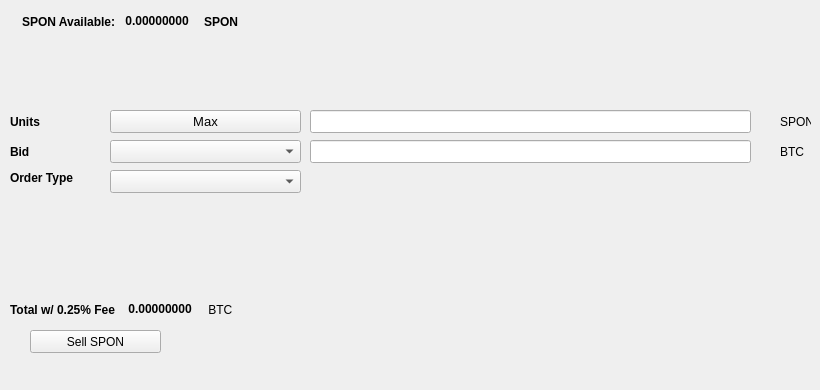
   <widget class="QWidget" name="SellTab">
    <attribute name="title">
     <string>Sell</string>
    </attribute>
    <widget class="QLabel" name="label_16">
     <property name="geometry">
      <rect>
       <x>780</x>
       <y>140</y>
       <width>31</width>
       <height>23</height>
      </rect>
     </property>
     <property name="text">
      <string>BTC</string>
     </property>
    </widget>
    <widget class="QComboBox" name="SellBidcomboBox">
     <property name="geometry">
      <rect>
       <x>110</x>
       <y>140</y>
       <width>191</width>
       <height>23</height>
      </rect>
     </property>
     <property name="font">
      <font>
       <pointsize>10</pointsize>
      </font>
     </property>
    </widget>
    <widget class="QLabel" name="label_18">
     <property name="geometry">
      <rect>
       <x>10</x>
       <y>110</y>
       <width>46</width>
       <height>23</height>
      </rect>
     </property>
     <property name="font">
      <font>
       <weight>75</weight>
       <bold>true</bold>
      </font>
     </property>
     <property name="text">
      <string>Units</string>
     </property>
    </widget>
    <widget class="QPushButton" name="Sell_Max_Amount">
     <property name="geometry">
      <rect>
       <x>110</x>
       <y>110</y>
       <width>191</width>
       <height>23</height>
      </rect>
     </property>
     <property name="font">
      <font>
       <pointsize>10</pointsize>
      </font>
     </property>
     <property name="text">
      <string>Max</string>
     </property>
    </widget>
    <widget class="QLabel" name="label_20">
     <property name="geometry">
      <rect>
       <x>10</x>
       <y>170</y>
       <width>91</width>
       <height>16</height>
      </rect>
     </property>
     <property name="font">
      <font>
       <weight>75</weight>
       <bold>true</bold>
      </font>
     </property>
     <property name="text">
      <string>Order Type</string>
     </property>
    </widget>
    <widget class="QComboBox" name="SellOrdertypeCombo">
     <property name="geometry">
      <rect>
       <x>110</x>
       <y>170</y>
       <width>191</width>
       <height>23</height>
      </rect>
     </property>
     <property name="font">
      <font>
       <pointsize>10</pointsize>
      </font>
     </property>
    </widget>
    <widget class="QLabel" name="label_21">
     <property name="geometry">
      <rect>
       <x>10</x>
       <y>140</y>
       <width>46</width>
       <height>23</height>
      </rect>
     </property>
     <property name="font">
      <font>
       <weight>75</weight>
       <bold>true</bold>
      </font>
     </property>
     <property name="text">
      <string>Bid</string>
     </property>
    </widget>
    <widget class="QLabel" name="label_22">
     <property name="geometry">
      <rect>
       <x>780</x>
       <y>110</y>
       <width>31</width>
       <height>23</height>
      </rect>
     </property>
     <property name="text">
      <string>SPON</string>
     </property>
    </widget>
    <widget class="QLineEdit" name="UnitsInputSPON">
     <property name="geometry">
      <rect>
       <x>310</x>
       <y>110</y>
       <width>441</width>
       <height>23</height>
      </rect>
     </property>
     <property name="font">
      <font>
       <pointsize>9</pointsize>
       <weight>75</weight>
       <bold>true</bold>
      </font>
     </property>
    </widget>
    <widget class="QLineEdit" name="SellBidPriceEdit">
     <property name="geometry">
      <rect>
       <x>310</x>
       <y>140</y>
       <width>441</width>
       <height>23</height>
      </rect>
     </property>
     <property name="font">
      <font>
       <pointsize>9</pointsize>
       <weight>75</weight>
       <bold>true</bold>
      </font>
     </property>
    </widget>
    <widget class="QPushButton" name="SellSPONBTN">
     <property name="geometry">
      <rect>
       <x>30</x>
       <y>330</y>
       <width>131</width>
       <height>23</height>
      </rect>
     </property>
     <property name="text">
      <string>Sell SPON</string>
     </property>
     <property name="icon">
      <iconset resource="../spon">
       <normaloff>:/icons/bitcoin</normaloff>:/icons/bitcoin</iconset>
     </property>
    </widget>
    <widget class="QWidget" name="layoutWidget3">
     <property name="geometry">
      <rect>
       <x>22</x>
       <y>12</y>
       <width>258</width>
       <height>19</height>
      </rect>
     </property>
     <layout class="QHBoxLayout" name="horizontalLayout">
      <item>
       <widget class="QLabel" name="label232_2">
        <property name="font">
         <font>
          <weight>75</weight>
          <bold>true</bold>
         </font>
        </property>
        <property name="text">
         <string>SPON Available:</string>
        </property>
       </widget>
      </item>
      <item>
       <widget class="QLabel" name="SPONAvailableLabel">
        <property name="palette">
         <palette>
          <active>
           <colorrole role="WindowText">
            <brush brushstyle="SolidPattern">
             <color alpha="255">
              <red>0</red>
              <green>0</green>
              <blue>0</blue>
             </color>
            </brush>
           </colorrole>
           <colorrole role="Button">
            <brush brushstyle="SolidPattern">
             <color alpha="255">
              <red>0</red>
              <green>170</green>
              <blue>0</blue>
             </color>
            </brush>
           </colorrole>
           <colorrole role="Light">
            <brush brushstyle="SolidPattern">
             <color alpha="255">
              <red>0</red>
              <green>255</green>
              <blue>0</blue>
             </color>
            </brush>
           </colorrole>
           <colorrole role="Midlight">
            <brush brushstyle="SolidPattern">
             <color alpha="255">
              <red>0</red>
              <green>212</green>
              <blue>0</blue>
             </color>
            </brush>
           </colorrole>
           <colorrole role="Dark">
            <brush brushstyle="SolidPattern">
             <color alpha="255">
              <red>0</red>
              <green>85</green>
              <blue>0</blue>
             </color>
            </brush>
           </colorrole>
           <colorrole role="Mid">
            <brush brushstyle="SolidPattern">
             <color alpha="255">
              <red>0</red>
              <green>113</green>
              <blue>0</blue>
             </color>
            </brush>
           </colorrole>
           <colorrole role="Text">
            <brush brushstyle="SolidPattern">
             <color alpha="255">
              <red>0</red>
              <green>170</green>
              <blue>0</blue>
             </color>
            </brush>
           </colorrole>
           <colorrole role="BrightText">
            <brush brushstyle="SolidPattern">
             <color alpha="255">
              <red>255</red>
              <green>255</green>
              <blue>255</blue>
             </color>
            </brush>
           </colorrole>
           <colorrole role="ButtonText">
            <brush brushstyle="SolidPattern">
             <color alpha="255">
              <red>0</red>
              <green>0</green>
              <blue>0</blue>
             </color>
            </brush>
           </colorrole>
           <colorrole role="Base">
            <brush brushstyle="SolidPattern">
             <color alpha="255">
              <red>255</red>
              <green>255</green>
              <blue>255</blue>
             </color>
            </brush>
           </colorrole>
           <colorrole role="Window">
            <brush brushstyle="SolidPattern">
             <color alpha="255">
              <red>0</red>
              <green>170</green>
              <blue>0</blue>
             </color>
            </brush>
           </colorrole>
           <colorrole role="Shadow">
            <brush brushstyle="SolidPattern">
             <color alpha="255">
              <red>0</red>
              <green>0</green>
              <blue>0</blue>
             </color>
            </brush>
           </colorrole>
           <colorrole role="AlternateBase">
            <brush brushstyle="SolidPattern">
             <color alpha="255">
              <red>127</red>
              <green>212</green>
              <blue>127</blue>
             </color>
            </brush>
           </colorrole>
           <colorrole role="ToolTipBase">
            <brush brushstyle="SolidPattern">
             <color alpha="255">
              <red>255</red>
              <green>255</green>
              <blue>220</blue>
             </color>
            </brush>
           </colorrole>
           <colorrole role="ToolTipText">
            <brush brushstyle="SolidPattern">
             <color alpha="255">
              <red>0</red>
              <green>0</green>
              <blue>0</blue>
             </color>
            </brush>
           </colorrole>
          </active>
          <inactive>
           <colorrole role="WindowText">
            <brush brushstyle="SolidPattern">
             <color alpha="255">
              <red>0</red>
              <green>0</green>
              <blue>0</blue>
             </color>
            </brush>
           </colorrole>
           <colorrole role="Button">
            <brush brushstyle="SolidPattern">
             <color alpha="255">
              <red>0</red>
              <green>170</green>
              <blue>0</blue>
             </color>
            </brush>
           </colorrole>
           <colorrole role="Light">
            <brush brushstyle="SolidPattern">
             <color alpha="255">
              <red>0</red>
              <green>255</green>
              <blue>0</blue>
             </color>
            </brush>
           </colorrole>
           <colorrole role="Midlight">
            <brush brushstyle="SolidPattern">
             <color alpha="255">
              <red>0</red>
              <green>212</green>
              <blue>0</blue>
             </color>
            </brush>
           </colorrole>
           <colorrole role="Dark">
            <brush brushstyle="SolidPattern">
             <color alpha="255">
              <red>0</red>
              <green>85</green>
              <blue>0</blue>
             </color>
            </brush>
           </colorrole>
           <colorrole role="Mid">
            <brush brushstyle="SolidPattern">
             <color alpha="255">
              <red>0</red>
              <green>113</green>
              <blue>0</blue>
             </color>
            </brush>
           </colorrole>
           <colorrole role="Text">
            <brush brushstyle="SolidPattern">
             <color alpha="255">
              <red>0</red>
              <green>170</green>
              <blue>0</blue>
             </color>
            </brush>
           </colorrole>
           <colorrole role="BrightText">
            <brush brushstyle="SolidPattern">
             <color alpha="255">
              <red>255</red>
              <green>255</green>
              <blue>255</blue>
             </color>
            </brush>
           </colorrole>
           <colorrole role="ButtonText">
            <brush brushstyle="SolidPattern">
             <color alpha="255">
              <red>0</red>
              <green>0</green>
              <blue>0</blue>
             </color>
            </brush>
           </colorrole>
           <colorrole role="Base">
            <brush brushstyle="SolidPattern">
             <color alpha="255">
              <red>255</red>
              <green>255</green>
              <blue>255</blue>
             </color>
            </brush>
           </colorrole>
           <colorrole role="Window">
            <brush brushstyle="SolidPattern">
             <color alpha="255">
              <red>0</red>
              <green>170</green>
              <blue>0</blue>
             </color>
            </brush>
           </colorrole>
           <colorrole role="Shadow">
            <brush brushstyle="SolidPattern">
             <color alpha="255">
              <red>0</red>
              <green>0</green>
              <blue>0</blue>
             </color>
            </brush>
           </colorrole>
           <colorrole role="AlternateBase">
            <brush brushstyle="SolidPattern">
             <color alpha="255">
              <red>127</red>
              <green>212</green>
              <blue>127</blue>
             </color>
            </brush>
           </colorrole>
           <colorrole role="ToolTipBase">
            <brush brushstyle="SolidPattern">
             <color alpha="255">
              <red>255</red>
              <green>255</green>
              <blue>220</blue>
             </color>
            </brush>
           </colorrole>
           <colorrole role="ToolTipText">
            <brush brushstyle="SolidPattern">
             <color alpha="255">
              <red>0</red>
              <green>0</green>
              <blue>0</blue>
             </color>
            </brush>
           </colorrole>
          </inactive>
          <disabled>
           <colorrole role="WindowText">
            <brush brushstyle="SolidPattern">
             <color alpha="255">
              <red>0</red>
              <green>85</green>
              <blue>0</blue>
             </color>
            </brush>
           </colorrole>
           <colorrole role="Button">
            <brush brushstyle="SolidPattern">
             <color alpha="255">
              <red>0</red>
              <green>170</green>
              <blue>0</blue>
             </color>
            </brush>
           </colorrole>
           <colorrole role="Light">
            <brush brushstyle="SolidPattern">
             <color alpha="255">
              <red>0</red>
              <green>255</green>
              <blue>0</blue>
             </color>
            </brush>
           </colorrole>
           <colorrole role="Midlight">
            <brush brushstyle="SolidPattern">
             <color alpha="255">
              <red>0</red>
              <green>212</green>
              <blue>0</blue>
             </color>
            </brush>
           </colorrole>
           <colorrole role="Dark">
            <brush brushstyle="SolidPattern">
             <color alpha="255">
              <red>0</red>
              <green>85</green>
              <blue>0</blue>
             </color>
            </brush>
           </colorrole>
           <colorrole role="Mid">
            <brush brushstyle="SolidPattern">
             <color alpha="255">
              <red>0</red>
              <green>113</green>
              <blue>0</blue>
             </color>
            </brush>
           </colorrole>
           <colorrole role="Text">
            <brush brushstyle="SolidPattern">
             <color alpha="255">
              <red>0</red>
              <green>85</green>
              <blue>0</blue>
             </color>
            </brush>
           </colorrole>
           <colorrole role="BrightText">
            <brush brushstyle="SolidPattern">
             <color alpha="255">
              <red>255</red>
              <green>255</green>
              <blue>255</blue>
             </color>
            </brush>
           </colorrole>
           <colorrole role="ButtonText">
            <brush brushstyle="SolidPattern">
             <color alpha="255">
              <red>0</red>
              <green>85</green>
              <blue>0</blue>
             </color>
            </brush>
           </colorrole>
           <colorrole role="Base">
            <brush brushstyle="SolidPattern">
             <color alpha="255">
              <red>0</red>
              <green>170</green>
              <blue>0</blue>
             </color>
            </brush>
           </colorrole>
           <colorrole role="Window">
            <brush brushstyle="SolidPattern">
             <color alpha="255">
              <red>0</red>
              <green>170</green>
              <blue>0</blue>
             </color>
            </brush>
           </colorrole>
           <colorrole role="Shadow">
            <brush brushstyle="SolidPattern">
             <color alpha="255">
              <red>0</red>
              <green>0</green>
              <blue>0</blue>
             </color>
            </brush>
           </colorrole>
           <colorrole role="AlternateBase">
            <brush brushstyle="SolidPattern">
             <color alpha="255">
              <red>0</red>
              <green>170</green>
              <blue>0</blue>
             </color>
            </brush>
           </colorrole>
           <colorrole role="ToolTipBase">
            <brush brushstyle="SolidPattern">
             <color alpha="255">
              <red>255</red>
              <green>255</green>
              <blue>220</blue>
             </color>
            </brush>
           </colorrole>
           <colorrole role="ToolTipText">
            <brush brushstyle="SolidPattern">
             <color alpha="255">
              <red>0</red>
              <green>0</green>
              <blue>0</blue>
             </color>
            </brush>
           </colorrole>
          </disabled>
         </palette>
        </property>
        <property name="font">
         <font>
          <weight>75</weight>
          <bold>true</bold>
         </font>
        </property>
        <property name="text">
         <string> 0.00000000 </string>
        </property>
        <property name="textInteractionFlags">
         <set>Qt::LinksAccessibleByMouse|Qt::TextSelectableByKeyboard|Qt::TextSelectableByMouse</set>
        </property>
       </widget>
      </item>
      <item>
       <widget class="QLabel" name="labelSPON">
        <property name="font">
         <font>
          <weight>75</weight>
          <bold>true</bold>
         </font>
        </property>
        <property name="text">
         <string>SPON</string>
        </property>
       </widget>
      </item>
     </layout>
    </widget>
    <widget class="QWidget" name="layoutWidget">
     <property name="geometry">
      <rect>
       <x>10</x>
       <y>300</y>
       <width>268</width>
       <height>19</height>
      </rect>
     </property>
     <layout class="QHBoxLayout" name="horizontalLayout_2">
      <item>
       <widget class="QLabel" name="label_19">
        <property name="font">
         <font>
          <weight>75</weight>
          <bold>true</bold>
         </font>
        </property>
        <property name="text">
         <string>Total w/ 0.25% Fee </string>
        </property>
       </widget>
      </item>
      <item>
       <widget class="QLabel" name="SellCostLabel">
        <property name="palette">
         <palette>
          <active>
           <colorrole role="WindowText">
            <brush brushstyle="SolidPattern">
             <color alpha="255">
              <red>0</red>
              <green>0</green>
              <blue>0</blue>
             </color>
            </brush>
           </colorrole>
           <colorrole role="Button">
            <brush brushstyle="SolidPattern">
             <color alpha="255">
              <red>0</red>
              <green>170</green>
              <blue>0</blue>
             </color>
            </brush>
           </colorrole>
           <colorrole role="Light">
            <brush brushstyle="SolidPattern">
             <color alpha="255">
              <red>0</red>
              <green>255</green>
              <blue>0</blue>
             </color>
            </brush>
           </colorrole>
           <colorrole role="Midlight">
            <brush brushstyle="SolidPattern">
             <color alpha="255">
              <red>0</red>
              <green>212</green>
              <blue>0</blue>
             </color>
            </brush>
           </colorrole>
           <colorrole role="Dark">
            <brush brushstyle="SolidPattern">
             <color alpha="255">
              <red>0</red>
              <green>85</green>
              <blue>0</blue>
             </color>
            </brush>
           </colorrole>
           <colorrole role="Mid">
            <brush brushstyle="SolidPattern">
             <color alpha="255">
              <red>0</red>
              <green>113</green>
              <blue>0</blue>
             </color>
            </brush>
           </colorrole>
           <colorrole role="Text">
            <brush brushstyle="SolidPattern">
             <color alpha="255">
              <red>0</red>
              <green>170</green>
              <blue>0</blue>
             </color>
            </brush>
           </colorrole>
           <colorrole role="BrightText">
            <brush brushstyle="SolidPattern">
             <color alpha="255">
              <red>255</red>
              <green>255</green>
              <blue>255</blue>
             </color>
            </brush>
           </colorrole>
           <colorrole role="ButtonText">
            <brush brushstyle="SolidPattern">
             <color alpha="255">
              <red>0</red>
              <green>0</green>
              <blue>0</blue>
             </color>
            </brush>
           </colorrole>
           <colorrole role="Base">
            <brush brushstyle="SolidPattern">
             <color alpha="255">
              <red>255</red>
              <green>255</green>
              <blue>255</blue>
             </color>
            </brush>
           </colorrole>
           <colorrole role="Window">
            <brush brushstyle="SolidPattern">
             <color alpha="255">
              <red>0</red>
              <green>170</green>
              <blue>0</blue>
             </color>
            </brush>
           </colorrole>
           <colorrole role="Shadow">
            <brush brushstyle="SolidPattern">
             <color alpha="255">
              <red>0</red>
              <green>0</green>
              <blue>0</blue>
             </color>
            </brush>
           </colorrole>
           <colorrole role="AlternateBase">
            <brush brushstyle="SolidPattern">
             <color alpha="255">
              <red>127</red>
              <green>212</green>
              <blue>127</blue>
             </color>
            </brush>
           </colorrole>
           <colorrole role="ToolTipBase">
            <brush brushstyle="SolidPattern">
             <color alpha="255">
              <red>255</red>
              <green>255</green>
              <blue>220</blue>
             </color>
            </brush>
           </colorrole>
           <colorrole role="ToolTipText">
            <brush brushstyle="SolidPattern">
             <color alpha="255">
              <red>0</red>
              <green>0</green>
              <blue>0</blue>
             </color>
            </brush>
           </colorrole>
          </active>
          <inactive>
           <colorrole role="WindowText">
            <brush brushstyle="SolidPattern">
             <color alpha="255">
              <red>0</red>
              <green>0</green>
              <blue>0</blue>
             </color>
            </brush>
           </colorrole>
           <colorrole role="Button">
            <brush brushstyle="SolidPattern">
             <color alpha="255">
              <red>0</red>
              <green>170</green>
              <blue>0</blue>
             </color>
            </brush>
           </colorrole>
           <colorrole role="Light">
            <brush brushstyle="SolidPattern">
             <color alpha="255">
              <red>0</red>
              <green>255</green>
              <blue>0</blue>
             </color>
            </brush>
           </colorrole>
           <colorrole role="Midlight">
            <brush brushstyle="SolidPattern">
             <color alpha="255">
              <red>0</red>
              <green>212</green>
              <blue>0</blue>
             </color>
            </brush>
           </colorrole>
           <colorrole role="Dark">
            <brush brushstyle="SolidPattern">
             <color alpha="255">
              <red>0</red>
              <green>85</green>
              <blue>0</blue>
             </color>
            </brush>
           </colorrole>
           <colorrole role="Mid">
            <brush brushstyle="SolidPattern">
             <color alpha="255">
              <red>0</red>
              <green>113</green>
              <blue>0</blue>
             </color>
            </brush>
           </colorrole>
           <colorrole role="Text">
            <brush brushstyle="SolidPattern">
             <color alpha="255">
              <red>0</red>
              <green>170</green>
              <blue>0</blue>
             </color>
            </brush>
           </colorrole>
           <colorrole role="BrightText">
            <brush brushstyle="SolidPattern">
             <color alpha="255">
              <red>255</red>
              <green>255</green>
              <blue>255</blue>
             </color>
            </brush>
           </colorrole>
           <colorrole role="ButtonText">
            <brush brushstyle="SolidPattern">
             <color alpha="255">
              <red>0</red>
              <green>0</green>
              <blue>0</blue>
             </color>
            </brush>
           </colorrole>
           <colorrole role="Base">
            <brush brushstyle="SolidPattern">
             <color alpha="255">
              <red>255</red>
              <green>255</green>
              <blue>255</blue>
             </color>
            </brush>
           </colorrole>
           <colorrole role="Window">
            <brush brushstyle="SolidPattern">
             <color alpha="255">
              <red>0</red>
              <green>170</green>
              <blue>0</blue>
             </color>
            </brush>
           </colorrole>
           <colorrole role="Shadow">
            <brush brushstyle="SolidPattern">
             <color alpha="255">
              <red>0</red>
              <green>0</green>
              <blue>0</blue>
             </color>
            </brush>
           </colorrole>
           <colorrole role="AlternateBase">
            <brush brushstyle="SolidPattern">
             <color alpha="255">
              <red>127</red>
              <green>212</green>
              <blue>127</blue>
             </color>
            </brush>
           </colorrole>
           <colorrole role="ToolTipBase">
            <brush brushstyle="SolidPattern">
             <color alpha="255">
              <red>255</red>
              <green>255</green>
              <blue>220</blue>
             </color>
            </brush>
           </colorrole>
           <colorrole role="ToolTipText">
            <brush brushstyle="SolidPattern">
             <color alpha="255">
              <red>0</red>
              <green>0</green>
              <blue>0</blue>
             </color>
            </brush>
           </colorrole>
          </inactive>
          <disabled>
           <colorrole role="WindowText">
            <brush brushstyle="SolidPattern">
             <color alpha="255">
              <red>0</red>
              <green>85</green>
              <blue>0</blue>
             </color>
            </brush>
           </colorrole>
           <colorrole role="Button">
            <brush brushstyle="SolidPattern">
             <color alpha="255">
              <red>0</red>
              <green>170</green>
              <blue>0</blue>
             </color>
            </brush>
           </colorrole>
           <colorrole role="Light">
            <brush brushstyle="SolidPattern">
             <color alpha="255">
              <red>0</red>
              <green>255</green>
              <blue>0</blue>
             </color>
            </brush>
           </colorrole>
           <colorrole role="Midlight">
            <brush brushstyle="SolidPattern">
             <color alpha="255">
              <red>0</red>
              <green>212</green>
              <blue>0</blue>
             </color>
            </brush>
           </colorrole>
           <colorrole role="Dark">
            <brush brushstyle="SolidPattern">
             <color alpha="255">
              <red>0</red>
              <green>85</green>
              <blue>0</blue>
             </color>
            </brush>
           </colorrole>
           <colorrole role="Mid">
            <brush brushstyle="SolidPattern">
             <color alpha="255">
              <red>0</red>
              <green>113</green>
              <blue>0</blue>
             </color>
            </brush>
           </colorrole>
           <colorrole role="Text">
            <brush brushstyle="SolidPattern">
             <color alpha="255">
              <red>0</red>
              <green>85</green>
              <blue>0</blue>
             </color>
            </brush>
           </colorrole>
           <colorrole role="BrightText">
            <brush brushstyle="SolidPattern">
             <color alpha="255">
              <red>255</red>
              <green>255</green>
              <blue>255</blue>
             </color>
            </brush>
           </colorrole>
           <colorrole role="ButtonText">
            <brush brushstyle="SolidPattern">
             <color alpha="255">
              <red>0</red>
              <green>85</green>
              <blue>0</blue>
             </color>
            </brush>
           </colorrole>
           <colorrole role="Base">
            <brush brushstyle="SolidPattern">
             <color alpha="255">
              <red>0</red>
              <green>170</green>
              <blue>0</blue>
             </color>
            </brush>
           </colorrole>
           <colorrole role="Window">
            <brush brushstyle="SolidPattern">
             <color alpha="255">
              <red>0</red>
              <green>170</green>
              <blue>0</blue>
             </color>
            </brush>
           </colorrole>
           <colorrole role="Shadow">
            <brush brushstyle="SolidPattern">
             <color alpha="255">
              <red>0</red>
              <green>0</green>
              <blue>0</blue>
             </color>
            </brush>
           </colorrole>
           <colorrole role="AlternateBase">
            <brush brushstyle="SolidPattern">
             <color alpha="255">
              <red>0</red>
              <green>170</green>
              <blue>0</blue>
             </color>
            </brush>
           </colorrole>
           <colorrole role="ToolTipBase">
            <brush brushstyle="SolidPattern">
             <color alpha="255">
              <red>255</red>
              <green>255</green>
              <blue>220</blue>
             </color>
            </brush>
           </colorrole>
           <colorrole role="ToolTipText">
            <brush brushstyle="SolidPattern">
             <color alpha="255">
              <red>0</red>
              <green>0</green>
              <blue>0</blue>
             </color>
            </brush>
           </colorrole>
          </disabled>
         </palette>
        </property>
        <property name="font">
         <font>
          <weight>75</weight>
          <bold>true</bold>
         </font>
        </property>
        <property name="autoFillBackground">
         <bool>false</bool>
        </property>
        <property name="text">
         <string> 0.00000000</string>
        </property>
        <property name="textInteractionFlags">
         <set>Qt::LinksAccessibleByMouse|Qt::TextSelectableByMouse</set>
        </property>
       </widget>
      </item>
      <item>
       <widget class="QLabel" name="label_17">
        <property name="font">
         <font>
          <weight>50</weight>
          <bold>false</bold>
         </font>
        </property>
        <property name="text">
         <string> BTC</string>
        </property>
       </widget>
      </item>
     </layout>
    </widget>
    <widget class="QLabel" name="label_23">
     <property name="geometry">
      <rect>
       <x>460</x>
       <y>300</y>
       <width>281</width>
       <height>81</height>
      </rect>
     </property>
     <property name="text">
      <string/>
     </property>
     <property name="pixmap">
      <pixmap>:/images/bittrex</pixmap>
     </property>
    </widget>
   </widget>
